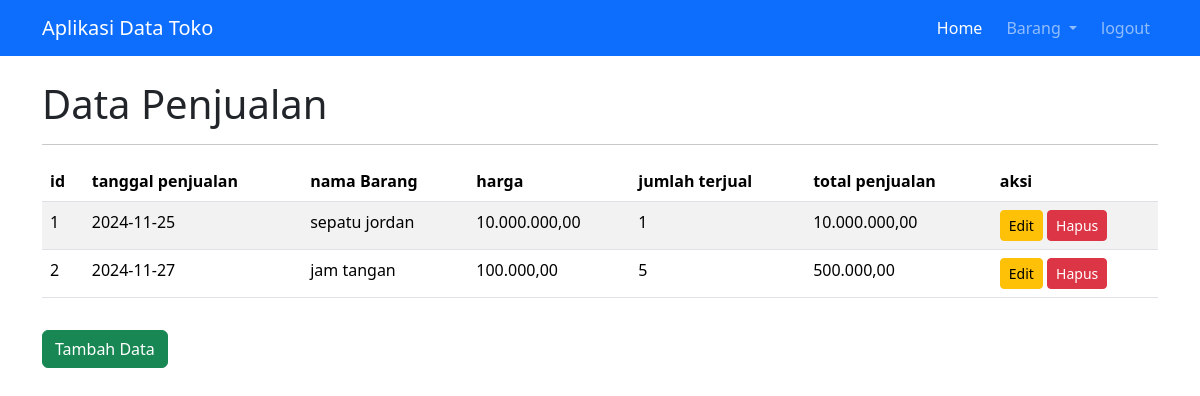
Screenshot of /data.php?modul=penjualan (signed in) with the database file from the repository.
### tables this page shows
CREATE TABLE IF NOT EXISTS `penjualan` (
  `id` int NOT NULL AUTO_INCREMENT,
  `tgl_penjualan` date DEFAULT NULL,
  `nama_barang` varchar(50) DEFAULT NULL,
  `harga` int DEFAULT NULL,
  `jumlah_terjual` int DEFAULT NULL,
  `total_penjualan` int DEFAULT NULL,
  PRIMARY KEY (`id`)
);

### modul/penjualan/index.php (the view, shortened to what this page needs)
<div class="container">
    <h1>Data Penjualan</h1>
    <hr>
    <table class="table table-striped mt-2">
        <thead>
            <tr>
            <th>id</th>
            <th>tanggal penjualan</th>
            <th>nama Barang</th>
            <th>harga</th>
            <th>jumlah terjual</th>
            <th>total penjualan</th>
            <th>aksi</th>
            </tr>
        </thead>
        <tbody>
        <?php
            $query = "SELECT * FROM penjualan";
            $result = $mysqli->query($query);
            if ($result->num_rows > 0) {
                $no = 0;
                while ($row = $result->fetch_assoc()) {
                    $no++;
            ?>
                    <tr>
                    <td><?= $no; ?></td>
                        <td><?= $row['tgl_penjualan']; ?></td>
                        <td><?= htmlspecialchars($row['nama_barang']); ?></td>
                        <td><?= number_format($row['harga'], 2, ',', '.'); ?></td>
                        <td><?= $row['jumlah_terjual']; ?></td>
                        <td><?= number_format($row['total_penjualan'], 2, ',', '.'); ?></td>
                        <td>
                            <a href="<?= 'data.php?modul=edit-data2&id=' . $row['id']; ?>" class="btn btn-warning btn-sm">Edit</a>
                            <a href="<?= 'modul/penjualan/proses.php?action=hapus&id=' . $row['id']; ?>" class="btn btn-danger btn-sm" onclick="return confirm('Yakin ingin menghapus data ini?');">Hapus</a>
                        </td>
                    </tr>
            <?php
                }
            } else {
                echo "<tr><td colspan='6' class='text-center'>Tidak ada data ditemukan.</td></tr>";
            }
            ?>
        </tbody>
    </table>
    <a href="data.php?modul=tambah-data2" class="btn btn-success mt-3">Tambah Data</a>
</div>

### rows the page displays
penjualan: tgl_penjualan "2024-11-25", nama_barang "sepatu jordan", harga "10.000.000,00", jumlah_terjual "1", total_penjualan "10.000.000,00"
penjualan: tgl_penjualan "2024-11-27", nama_barang "jam tangan", harga "100.000,00", jumlah_terjual "5", total_penjualan "500.000,00"
